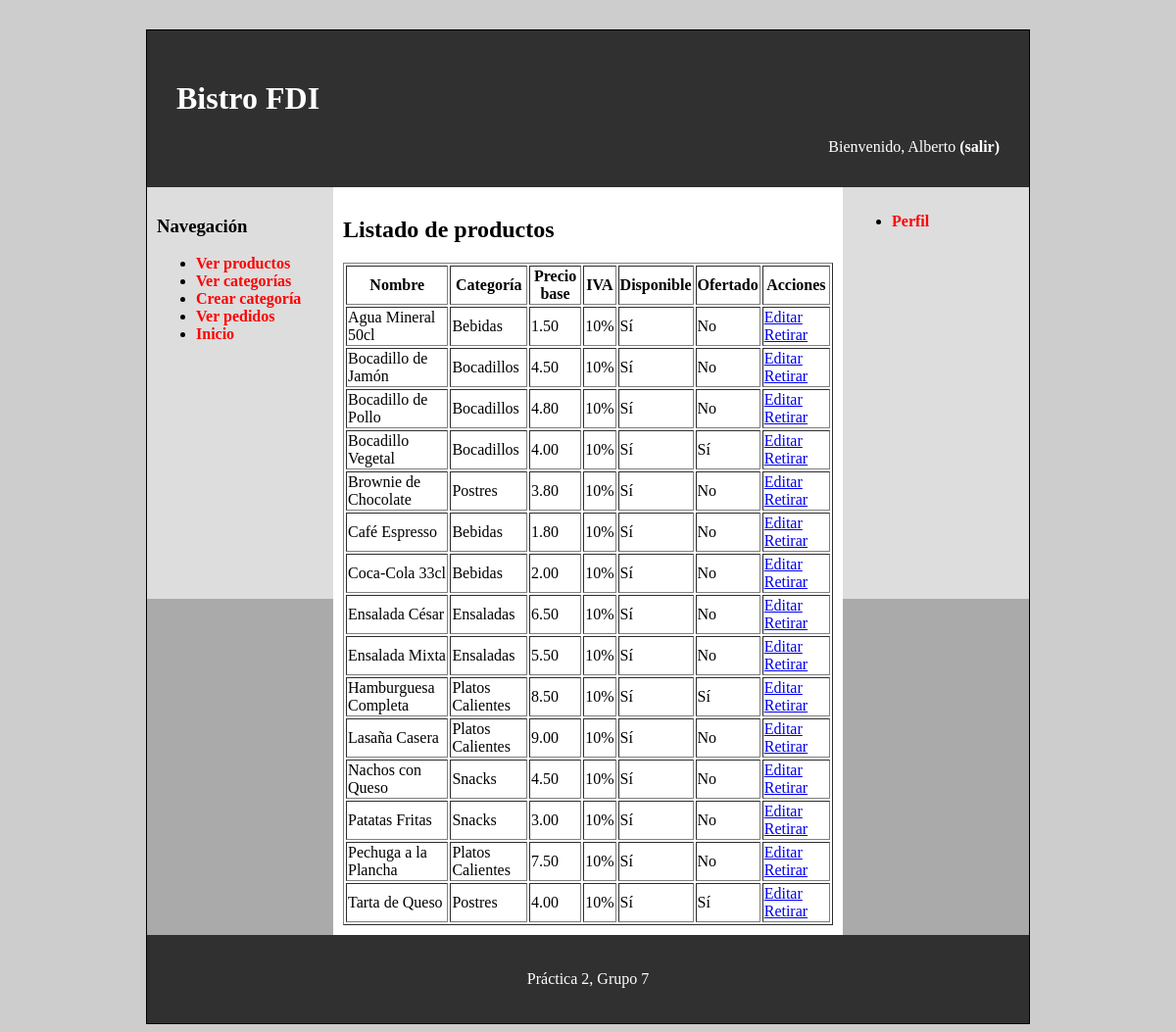
The app's page /includes/views/pages/productos.php (signed in) with its own data.
### tables this page shows
CREATE TABLE `productos` (
  `id` int(11) NOT NULL,
  `nombreProd` varchar(150) NOT NULL,
  `descripcion` text NOT NULL,
  `categoria_id` int(11) NOT NULL,
  `precio` decimal(10,2) NOT NULL,
  `iva` enum('4','10','21') NOT NULL,
  `stock` int(11) DEFAULT 0,
  `disponible` tinyint(1) DEFAULT 1,
  `ofertado` tinyint(1) DEFAULT 0,
  `fechaCreacion` datetime DEFAULT current_timestamp()
);

CREATE TABLE `categorias` (
  `id` int(11) NOT NULL,
  `nombre` varchar(100) NOT NULL,
  `descripcion` text NOT NULL,
  `imgCategoriaProd` varchar(255) DEFAULT NULL
);

### includes/class/Producto.php (called while the page is built, shortened)
<?php
class Producto {
    public static function listar() {
        $conn = Aplicacion::getInstance()->getConexionBd();
        $sql = "SELECT p.id, p.nombreProd, p.descripcion, p.precio, p.iva, p.disponible, p.ofertado,
                       c.nombre AS categoria
                FROM productos p
                LEFT JOIN categorias c ON p.categoria_id = c.id
                ORDER BY p.nombreProd";
        $rs = $conn->query($sql);
        $productos = [];
        if ($rs) {
            while ($fila = $rs->fetch_assoc()) {
                $productos[] = $fila;
            }
        }
        return $productos;
    }
}

### includes/views/pages/productos.php (the view, shortened to what this page needs)
<?php
$productos = Producto::listar();
$filas = '';
foreach ($productos as $p) {
    $disponible = $p['disponible'] ? 'Sí' : 'No';
    $ofertado = $p['ofertado'] ? 'Sí' : 'No';
    $filas .= "<tr>
        <td>{$p['nombreProd']}</td>
        <td>{$p['categoria']}</td>
        <td>{$p['precio']}</td>
        <td>{$p['iva']}%</td>
        <td>{$disponible}</td>
        <td>{$ofertado}</td>
		<td>
            <a href='index.php?pagina=editarProducto&id={$p['id']}'>Editar</a>
			<a href='retirarProducto.php?id={$p['id']}' onclick=\"return confirm('¿Seguro que quieres retirar este producto?');\">Retirar</a>
    </td>
        </td>
    </tr>";
}
$contenidoPrincipal = <<<EOS
<h1>Listado de productos</h1>
<table border="1">
    <thead>
        <tr>
            <th>Nombre</th>
            <th>Categoría</th>
            <th>Precio base</th>
            <th>IVA</th>
            <th>Disponible</th>
            <th>Ofertado</th>
			<th>Acciones</th>
        </tr>
    </thead>
    <tbody>
        $filas
    </tbody>
</table>
EOS;
require __DIR__ . '/plantilla.php';

### css/estilo.css (style rules this page uses)
body { background-color: #CDCDCD; }

### records on screen
productos: nombreProd "Agua Mineral 50cl", categoria.nombre "Bebidas", precio "1.50", iva "10", disponible "Sí", ofertado "No"
productos: nombreProd "Bocadillo de Jamón", categoria.nombre "Bocadillos", precio "4.50", iva "10", disponible "Sí", ofertado "No"
productos: nombreProd "Bocadillo de Pollo", categoria.nombre "Bocadillos", precio "4.80", iva "10", disponible "Sí", ofertado "No"
productos: nombreProd "Bocadillo Vegetal", categoria.nombre "Bocadillos", precio "4.00", iva "10", disponible "Sí", ofertado "Sí"
productos: nombreProd "Brownie de Chocolate", categoria.nombre "Postres", precio "3.80", iva "10", disponible "Sí", ofertado "No"
productos: nombreProd "Café Espresso", categoria.nombre "Bebidas", precio "1.80", iva "10", disponible "Sí", ofertado "No"
productos: nombreProd "Coca-Cola 33cl", categoria.nombre "Bebidas", precio "2.00", iva "10", disponible "Sí", ofertado "No"
productos: nombreProd "Ensalada César", categoria.nombre "Ensaladas", precio "6.50", iva "10", disponible "Sí", ofertado "No"
productos: nombreProd "Ensalada Mixta", categoria.nombre "Ensaladas", precio "5.50", iva "10", disponible "Sí", ofertado "No"
productos: nombreProd "Hamburguesa Completa", categoria.nombre "Platos Calientes", precio "8.50", iva "10", disponible "Sí", ofertado "Sí"
productos: nombreProd "Lasaña Casera", categoria.nombre "Platos Calientes", precio "9.00", iva "10", disponible "Sí", ofertado "No"
productos: nombreProd "Nachos con Queso", categoria.nombre "Snacks", precio "4.50", iva "10", disponible "Sí", ofertado "No"
productos: nombreProd "Patatas Fritas", categoria.nombre "Snacks", precio "3.00", iva "10", disponible "Sí", ofertado "No"
productos: nombreProd "Pechuga a la Plancha", categoria.nombre "Platos Calientes", precio "7.50", iva "10", disponible "Sí", ofertado "No"
productos: nombreProd "Tarta de Queso", categoria.nombre "Postres", precio "4.00", iva "10", disponible "Sí", ofertado "Sí"

### other values on screen
$_SESSION['nombre'] "Alberto"
